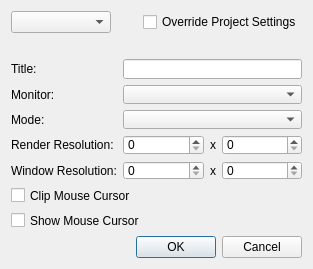
<?xml version="1.0" encoding="UTF-8"?>
<ui version="4.0">
  <class>plQtWindowCfgDlg</class>
  <widget class="QDialog" name="plQtWindowCfgDlg">
    <property name="geometry">
      <rect>
        <x>0</x>
        <y>0</y>
        <width>313</width>
        <height>269</height>
      </rect>
    </property>
    <property name="minimumSize">
      <size>
        <width>250</width>
        <height>200</height>
      </size>
    </property>
    <property name="maximumSize">
      <size>
        <width>350</width>
        <height>300</height>
      </size>
    </property>
    <property name="windowTitle">
      <string>Window Configuration</string>
    </property>
    <property name="windowIcon">
      <iconset resource="../QtResources/resources.qrc">
        <normaloff>:/EditorFramework/Icons/WindowConfig.svg</normaloff>:/EditorFramework/Icons/WindowConfig.svg
      </iconset>
    </property>
    <layout class="QVBoxLayout" name="verticalLayout">
      <item>
        <layout class="QHBoxLayout" name="horizontalLayout_2">
          <item>
            <widget class="QComboBox" name="m_ComboWnd">
              <property name="minimumSize">
                <size>
                  <width>100</width>
                  <height>0</height>
                </size>
              </property>
            </widget>
          </item>
          <item>
            <spacer name="horizontalSpacer">
              <property name="orientation">
                <enum>Qt::Horizontal</enum>
              </property>
              <property name="sizeHint" stdset="0">
                <size>
                  <width>40</width>
                  <height>20</height>
                </size>
              </property>
            </spacer>
          </item>
          <item>
            <widget class="QCheckBox" name="m_CheckOverrideDefault">
              <property name="text">
                <string>Override Project Settings</string>
              </property>
            </widget>
          </item>
        </layout>
      </item>
      <item>
        <spacer name="verticalSpacer_2">
          <property name="orientation">
            <enum>Qt::Vertical</enum>
          </property>
          <property name="sizeType">
            <enum>QSizePolicy::Fixed</enum>
          </property>
          <property name="sizeHint" stdset="0">
            <size>
              <width>20</width>
              <height>20</height>
            </size>
          </property>
        </spacer>
      </item>
      <item>
        <layout class="QGridLayout" name="gridLayout">
          <item row="0" column="0">
            <widget class="QLabel" name="label">
              <property name="text">
                <string>Title:</string>
              </property>
            </widget>
          </item>
          <item row="1" column="0">
            <widget class="QLabel" name="label_2">
              <property name="text">
                <string>Monitor:</string>
              </property>
            </widget>
          </item>
          <item row="3" column="0">
            <widget class="QLabel" name="label_4">
              <property name="text">
                <string>Render Resolution:</string>
              </property>
            </widget>
          </item>
          <item row="5" column="0" colspan="2">
            <widget class="QCheckBox" name="m_ClipMouseCursor">
              <property name="text">
                <string>Clip Mouse Cursor</string>
              </property>
            </widget>
          </item>
          <item row="3" column="1">
            <layout class="QHBoxLayout" name="horizontalLayout">
              <item>
                <widget class="QSpinBox" name="m_SpinRenderResX">
                  <property name="sizePolicy">
                    <sizepolicy hsizetype="MinimumExpanding" vsizetype="Fixed">
                      <horstretch>0</horstretch>
                      <verstretch>0</verstretch>
                    </sizepolicy>
                  </property>
                  <property name="minimum">
                    <number>0</number>
                  </property>
                  <property name="maximum">
                    <number>50000</number>
                  </property>
                  <property name="singleStep">
                    <number>10</number>
                  </property>
                </widget>
              </item>
              <item>
                <widget class="QLabel" name="label_5">
                  <property name="text">
                    <string>x</string>
                  </property>
                </widget>
              </item>
              <item>
                <widget class="QSpinBox" name="m_SpinRenderResY">
                  <property name="sizePolicy">
                    <sizepolicy hsizetype="MinimumExpanding" vsizetype="Fixed">
                      <horstretch>0</horstretch>
                      <verstretch>0</verstretch>
                    </sizepolicy>
                  </property>
                  <property name="minimum">
                    <number>0</number>
                  </property>
                  <property name="maximum">
                    <number>50000</number>
                  </property>
                  <property name="singleStep">
                    <number>10</number>
                  </property>
                </widget>
              </item>
            </layout>
          </item>
          <item row="2" column="0">
            <widget class="QLabel" name="label_3">
              <property name="text">
                <string>Mode:</string>
              </property>
            </widget>
          </item>
          <item row="6" column="0" colspan="2">
            <widget class="QCheckBox" name="m_ShowMouseCursor">
              <property name="text">
                <string>Show Mouse Cursor</string>
              </property>
            </widget>
          </item>
          <item row="4" column="0">
            <widget class="QLabel" name="label_6">
              <property name="text">
                <string>Window Resolution:</string>
              </property>
            </widget>
          </item>
          <item row="2" column="1">
            <widget class="QComboBox" name="m_ComboMode"/>
          </item>
          <item row="0" column="1">
            <widget class="QLineEdit" name="m_LineEditTitle"/>
          </item>
          <item row="1" column="1">
            <widget class="QComboBox" name="m_ComboMonitor"/>
          </item>
          <item row="4" column="1">
            <layout class="QHBoxLayout" name="horizontalLayout_3">
              <item>
                <widget class="QSpinBox" name="m_SpinResX">
                  <property name="sizePolicy">
                    <sizepolicy hsizetype="MinimumExpanding" vsizetype="Fixed">
                      <horstretch>0</horstretch>
                      <verstretch>0</verstretch>
                    </sizepolicy>
                  </property>
                  <property name="minimum">
                    <number>0</number>
                  </property>
                  <property name="maximum">
                    <number>50000</number>
                  </property>
                  <property name="singleStep">
                    <number>10</number>
                  </property>
                </widget>
              </item>
              <item>
                <widget class="QLabel" name="label_7">
                  <property name="text">
                    <string>x</string>
                  </property>
                </widget>
              </item>
              <item>
                <widget class="QSpinBox" name="m_SpinResY">
                  <property name="sizePolicy">
                    <sizepolicy hsizetype="MinimumExpanding" vsizetype="Fixed">
                      <horstretch>0</horstretch>
                      <verstretch>0</verstretch>
                    </sizepolicy>
                  </property>
                  <property name="minimum">
                    <number>0</number>
                  </property>
                  <property name="maximum">
                    <number>50000</number>
                  </property>
                  <property name="singleStep">
                    <number>10</number>
                  </property>
                </widget>
              </item>
            </layout>
          </item>
        </layout>
      </item>
      <item>
        <spacer name="verticalSpacer">
          <property name="orientation">
            <enum>Qt::Vertical</enum>
          </property>
          <property name="sizeHint" stdset="0">
            <size>
              <width>20</width>
              <height>40</height>
            </size>
          </property>
        </spacer>
      </item>
      <item>
        <widget class="QDialogButtonBox" name="m_ButtonBox">
          <property name="standardButtons">
            <set>QDialogButtonBox::Cancel|QDialogButtonBox::Ok</set>
          </property>
        </widget>
      </item>
    </layout>
  </widget>
  <resources>
    <include location="../../../Tools/Libs/GuiFoundation/QtResources/resources.qrc"/>
    <include location="../QtResources/resources.qrc"/>
  </resources>
  <connections/>
</ui>
